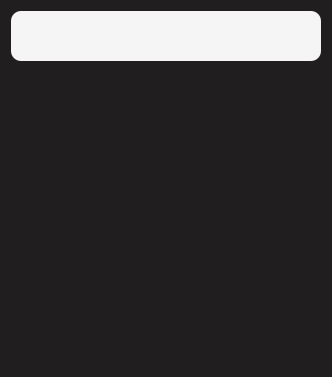
<?xml version="1.0" encoding="UTF-8"?>
<ui version="4.0">
 <class>UsersList</class>
 <widget class="QWidget" name="UsersList">
  <property name="geometry">
   <rect>
    <x>0</x>
    <y>0</y>
    <width>332</width>
    <height>377</height>
   </rect>
  </property>
  <property name="minimumSize">
   <size>
    <width>0</width>
    <height>0</height>
   </size>
  </property>
  <property name="maximumSize">
   <size>
    <width>16777215</width>
    <height>16777215</height>
   </size>
  </property>
  <property name="windowTitle">
   <string>Form</string>
  </property>
  <property name="styleSheet">
   <string notr="true">QWidget {
	background-color: rgb(32, 30, 30);
	border-radius: 10px;
}</string>
  </property>
  <layout class="QVBoxLayout" name="verticalLayout">
   <item>
    <widget class="QLineEdit" name="searchEdit">
     <property name="minimumSize">
      <size>
       <width>0</width>
       <height>50</height>
      </size>
     </property>
     <property name="maximumSize">
      <size>
       <width>16777215</width>
       <height>50</height>
      </size>
     </property>
     <property name="styleSheet">
      <string notr="true">QLineEdit#searchEdit {
	background-color: rgb(245, 245, 245);
	width: 300px;
	color: rgb(48, 48, 48);
	padding-left: 10px;
	border-radius: 10px;
	font-size: 20px;
}</string>
     </property>
     <property name="maxLength">
      <number>40</number>
     </property>
    </widget>
   </item>
   <item>
    <widget class="QScrollArea" name="scrollArea">
     <property name="widgetResizable">
      <bool>true</bool>
     </property>
     <property name="alignment">
      <set>Qt::AlignLeading|Qt::AlignLeft|Qt::AlignTop</set>
     </property>
     <widget class="QWidget" name="scrollAreaWidgetContents">
      <property name="geometry">
       <rect>
        <x>0</x>
        <y>0</y>
        <width>310</width>
        <height>298</height>
       </rect>
      </property>
     </widget>
    </widget>
   </item>
  </layout>
 </widget>
 <resources/>
 <connections/>
</ui>
